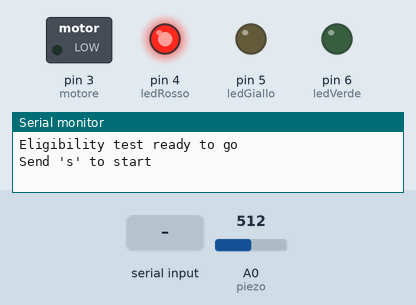
A sketch run on a simulated Arduino Uno, built with avr-gcc and run on an emulated ATmega328P. Shown: switched loads named in the sketch (green lamp = pin HIGH), output pins drawn as LEDs (lit = HIGH), the last lines printed to the serial monitor. Dashed ring = blinking. Inputs (shaded band) come from the test bench; at power-on: A0 (piezo) = 512.

Above: at 1.2 s.
1.3 s: "S" received over Serial
At 1.9 s:
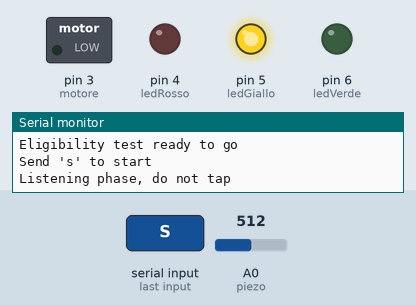
At 11.9 s:
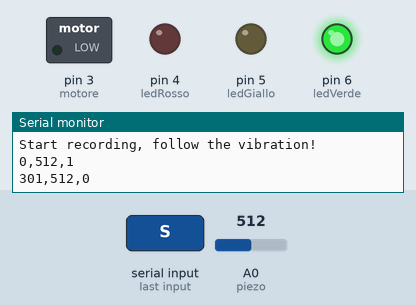
Timing chart, 0 to 12.8 s (numbered marks = the images above; inputs shaded):
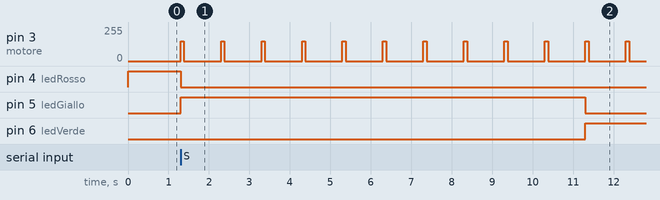

The sketch:

eligibility.ino
```cpp
const int ledRosso  = 4;
const int ledGiallo = 5;
const int ledVerde  = 6;
const int motore  = 3;
const int piezo  = A0;

// dichiaro i parametri
const unsigned long durata_fase_1   = 10000UL;
const unsigned long durata_fase_2   = 15000UL;
const unsigned long motore_ON       = 80UL;
const unsigned long periodo_motore  = 1000UL;
const int           soglia_piezo    = 100;
const unsigned long debounce_ms     = 300;


unsigned long fase2Start  = 0;
unsigned long ultimaVibro = 0;
bool          vibroAttivo = false;
unsigned long vibroFine   = 0;
unsigned long ultimoTap   = 0;


void tuttoSpento();
void avviaTest();
void gestisciVibrazione(bool fase2);
void leggiPiezo();

void setup() {
  Serial.begin(9600);

  pinMode(ledRosso,  OUTPUT);
  pinMode(ledGiallo, OUTPUT);
  pinMode(ledVerde,  OUTPUT);
  pinMode(motore,    OUTPUT);

  tuttoSpento();
  digitalWrite(ledRosso, HIGH);

  Serial.println(F("Eligibility test ready to go"));
  Serial.println(F("Send 's' to start"));
}


void loop() {
  if (Serial.available() > 0) {
    char c = Serial.read();
    if (c == 'S' || c == 's') {
      avviaTest();
    }
  }
}


void avviaTest() {
  vibroAttivo = false;

  // Fase 1
  tuttoSpento();
  digitalWrite(ledGiallo, HIGH);
  Serial.println(F("Listening phase, do not tap"));

  unsigned long fase1Start = millis();
  ultimaVibro = fase1Start - periodo_motore;

  while (millis() - fase1Start < durata_fase_1) {
    gestisciVibrazione(false);
  }
  analogWrite(motore, 0);

  // Fase 2
  tuttoSpento();
  digitalWrite(ledVerde, HIGH);
  Serial.println(F("Start recording, follow the vibration!"));

  fase2Start  = millis();
  ultimaVibro = fase2Start - periodo_motore;  // sincronizza il beat
  ultimoTap   = 0;
  vibroAttivo = false;

  while (millis() - fase2Start < durata_fase_2) {
    gestisciVibrazione(true);
    leggiPiezo();
  }
  analogWrite(motore, 0);

  // Fine
  tuttoSpento();
  digitalWrite(ledRosso, HIGH);
  Serial.println(F("Test completed"));
  Serial.println(F("Send 's' again for a new test"));
}

// fase2

void gestisciVibrazione(bool fase2) {
  unsigned long ora = millis();

  if (!vibroAttivo && (ora - ultimaVibro >= periodo_motore)) {
    ultimaVibro = ultimaVibro + periodo_motore;
    vibroAttivo = true;
    vibroFine   = ora + motore_ON;
    analogWrite(motore, 150);
  }

  if (vibroAttivo && ora >= vibroFine) {
    vibroAttivo = false;
    analogWrite(motore, 0);
  }
}


void leggiPiezo() {
  int val = analogRead(piezo);
  unsigned long ora = millis();

  if (val >= soglia_piezo && (ora - ultimoTap) > debounce_ms) {
    ultimoTap = ora;

    int statoMotore = vibroAttivo ? 1 : 0;

    Serial.print(ora - fase2Start);
    Serial.print(F(","));
    Serial.print(val);
    Serial.print(F(","));
    Serial.println(statoMotore);
  }
}


void tuttoSpento() {
  digitalWrite(ledRosso,  LOW);
  digitalWrite(ledGiallo, LOW);
  digitalWrite(ledVerde,  LOW);
  analogWrite(motore, 0);
  vibroAttivo = false;
}
```

Measured:
- after the input at 1.3 s, pin 3 (motore): alternates 150/255 for 0.08 s and 0/255 for 0.92 s, starting at once; pin 4 (ledRosso): HIGH → LOW at once; pin 5 (ledGiallo): LOW → HIGH at once, → LOW 10.0 s later; pin 6 (ledVerde): LOW → HIGH after 10.0 s
